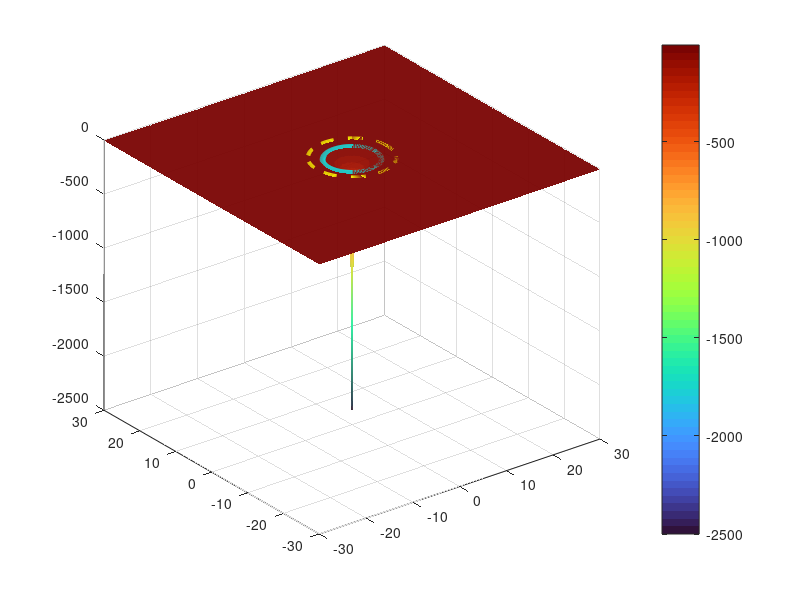

Write the MATLAB code that produced this figure. (Note: this script raises an error after producing the figure.)
clc; clear; close all;

% schwarzchild radius 
r_s = 5;

%% Create meshgrid for spacetime fabric
grid_size = 600; % smoothness 
x_range = linspace(-30, 30, grid_size);
y_range = linspace(-30, 30, grid_size);
[X, Y] = meshgrid(x_range, y_range);

R = sqrt(X.^2 + Y.^2);
R(R < 0.1) = 0.1;

%% singulairty
depth_scale = 250;
smooth_power = 1; 

Z = -depth_scale ./ (R.^smooth_power);  

%% heatmap plot
figure('Color', 'k', 'Position', [100 100 1200 800]);

surf(X, Y, Z, Z, 'EdgeColor', 'none', 'FaceAlpha', 0.95);
hold on;

%% Wireframe overlay
mesh_density = 8;
surf(X(1:mesh_density:end, 1:mesh_density:end), ...
     Y(1:mesh_density:end, 1:mesh_density:end), ...
     Z(1:mesh_density:end, 1:mesh_density:end), ...
     'FaceColor', 'none', 'EdgeColor', [0.7 0.7 0.7], ...
     'LineWidth', 1.2, 'EdgeAlpha', 0.6);

%% event horizon
theta = linspace(0, 2*pi, 300);
eh_r = r_s;
eh_x = eh_r*cos(theta);
eh_y = eh_r*sin(theta);
eh_z = -depth_scale ./ (eh_r.^smooth_power) * ones(size(theta));

plot3(eh_x, eh_y, eh_z, 'c', 'LineWidth', 4);

%% photon sphere
ps_r = 1.5*r_s;
ps_x = ps_r*cos(theta);
ps_y = ps_r*sin(theta);
ps_z = -depth_scale ./ (ps_r.^smooth_power) * ones(size(theta));

plot3(ps_x, ps_y, ps_z, 'y--', 'LineWidth', 3);

%% Styling
colormap(turbo);
shading interp; 
c = colorbar('Color', 'w');
c.Label.String = 'Gravitational Potential';
c.Label.Color = 'w';

set(gca, 'Color', 'k', 'XColor', 'w', 'YColor', 'w', 'ZColor', 'w');
xlabel('X (units)', 'Color', 'w');
ylabel('Y (units)', 'Color', 'w');
zlabel('Spacetime Curvature', 'Color', 'w');
title('Spacetime Curvature around a Black Hole', 'Color', 'w');

view(-30, 30);
axis tight;
grid on;

lighting phong;
camlight('right');
camlight('left');
material shiny;



%% geodesic func
function dXdt = geodesic_simple(~, X, r_s)
    r = X(1); 
    phi = X(2); 
    dr = X(3); 
    dphi = X(4);

    if r <= r_s
        dXdt = zeros(4,1);
        return;
    end

    f = 1 - r_s/r;

    dXdt = zeros(4,1);
    dXdt(1) = dr;
    dXdt(2) = dphi;
    dXdt(3) = (r - r_s)*(dphi^2) - (r_s/(2*r^2))*dr^2;
    dXdt(4) = (-2*dr*dphi)/r;
end